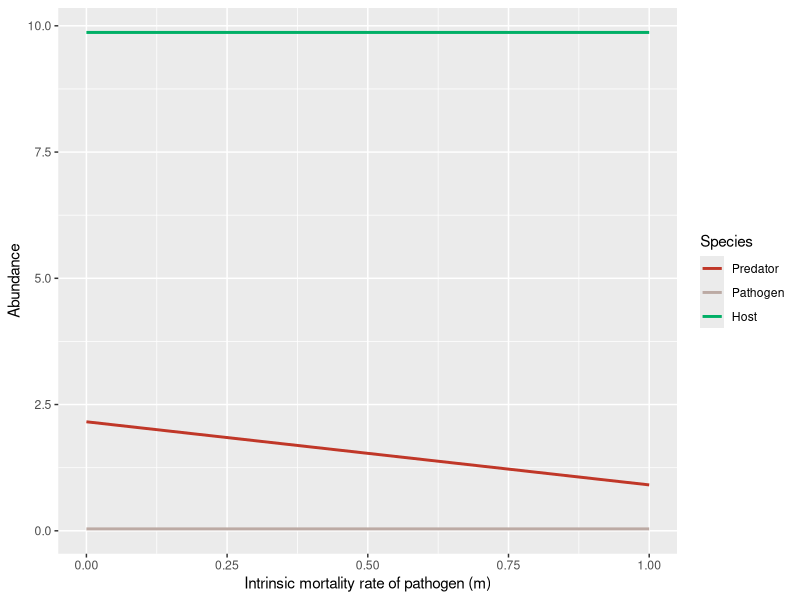
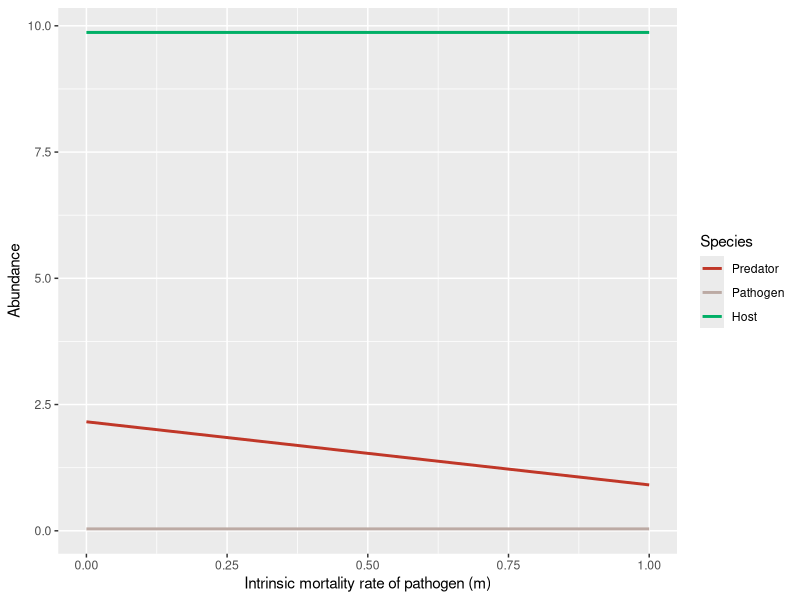

Source code (R) for these figures, in order:
library(deSolve)
library(tidyverse)
library(pracma) 

#### ODE setup----
Model <- function(times, state, parms) {
  with(as.list(c(state, parms)), {
    dH_dt = (h1 * o1 * P1 * H) - (d * H)
    dP1_dt = e1 * a1 * P1 * S - o1 * P1 * H - m1 * P1
    dS_dt = r * S * (1-S/K) - a1 * P1 * S 
    return(list(c(dH_dt, dP1_dt, dS_dt)))
  })
}

### Model parameters ----

times <- seq(0, 6000, by = 0.1)
#state <- c(H = 1, P1H = 0, P2H = 0, P1 = 2, P2 = 2, S = 5)
state <- c(H = 0.1, P1 = 0.1, S = 0.2)
#Change alpha and beta--
parms <- c(r = 1, K = 10,
           a1 = 0.35, psi1 = 1, e1 = 0.5,
           b1 = 0.2, m1 = 0.8, e1H = 0.5,
           o1 = 0.8, h1 = 1, c1 = 0.9, d = 0.03, DL = 0)

comp_out = expand.grid(m1 = seq(0, 1, by = 0.1))

#### Create saving space for simulation output----
#combine different parameters and different state variables together
comp_out <- as.data.frame(cbind(comp_out,
                                matrix(0, 
                                       nrow = dim(comp_out)[1],
                                       ###dim(data)[1] is the number of row of data; [2] is col
                                       ncol = length(state))))
names(comp_out) <- c("m1", "H", "P1", "S")


#### Simulate the ODE across the parameter space----
start_time <- Sys.time()
for(i in 1:dim(comp_out)[1]){
  
  temp_parms = parms
  temp_parms["m1"] <- comp_out[i, ]$m1
  
  temp_out <- ode(func = Model, 
                  times = times, 
                  y = state, 
                  parms = temp_parms)

  N_final <- nrow(temp_out)
  comp_out[i, 2:4] = temp_out[N_final, -1] #抓取最後一列的資料，排除時間
}
end_time <- Sys.time()
end_time - start_time


####Plot the result----

###bifurcation plot
comp_out %>%
  select(c(m1, H, P1, S, P1)) %>% #m1, H, P1, S
  #mutate(Total = P1H + P1 + H + S) %>%
  pivot_longer(names_to = "Species", values_to = "Abundance", -c(m1)) %>%
  ggplot(aes(x = m1, y = Abundance, color = Species)) +
  geom_line(lwd = 1) + 
  labs(x = "Intrinsic mortality rate of pathogen (m)", y = "Abundance", color = "Species")+
  scale_colour_manual(labels =
                        c("P1" = "Pathogen", "P1H" = expression(P[1/H]),
                          "S" = "Host", "H" = "Predator", "Total" = "Total"),
                      values = c("P1" = "#BCAAA4", "P1H" = "#82491E",
                                 "S" = "#00AF66", "H" = "#C03728", "Total" = "blue"))
#title = "With predator"
ggsave("ESJ predator.png", width = 20, height = 11, units = "cm", dpi = 800)
##Save the simulation result
#saveRDS(comp_out, "SS2")
